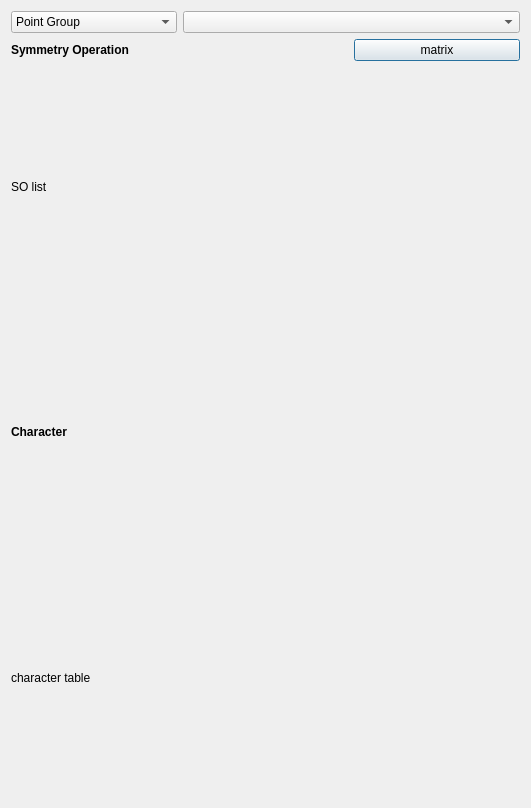
<?xml version="1.0" encoding="UTF-8"?>
<ui version="4.0">
 <class>Dialog</class>
 <widget class="QDialog" name="Dialog">
  <property name="geometry">
   <rect>
    <x>0</x>
    <y>0</y>
    <width>531</width>
    <height>808</height>
   </rect>
  </property>
  <property name="windowTitle">
   <string>Dialog</string>
  </property>
  <layout class="QGridLayout" name="gridLayout">
   <item row="0" column="0">
    <widget class="QComboBox" name="combo_group_type">
     <item>
      <property name="text">
       <string>Point Group</string>
      </property>
     </item>
     <item>
      <property name="text">
       <string>Space Group</string>
      </property>
     </item>
    </widget>
   </item>
   <item row="4" column="1">
    <widget class="QLabel" name="txt_plus_set">
     <property name="text">
      <string/>
     </property>
    </widget>
   </item>
   <item row="4" column="2">
    <widget class="QPushButton" name="button_so">
     <property name="text">
      <string>matrix</string>
     </property>
    </widget>
   </item>
   <item row="4" column="0">
    <widget class="QLabel" name="lbl_so">
     <property name="font">
      <font>
       <weight>75</weight>
       <bold>true</bold>
      </font>
     </property>
     <property name="text">
      <string>Symmetry Operation</string>
     </property>
    </widget>
   </item>
   <item row="0" column="1" colspan="2">
    <widget class="QComboBox" name="combo_group_no"/>
   </item>
   <item row="6" column="0" colspan="3">
    <widget class="QLabel" name="txt_group_list">
     <property name="text">
      <string>SO list</string>
     </property>
    </widget>
   </item>
   <item row="7" column="0" colspan="3">
    <widget class="QLabel" name="lbl_character">
     <property name="font">
      <font>
       <weight>75</weight>
       <bold>true</bold>
      </font>
     </property>
     <property name="text">
      <string>Character</string>
     </property>
    </widget>
   </item>
   <item row="8" column="0" colspan="3">
    <widget class="QLabel" name="txt_character_list">
     <property name="text">
      <string>character table</string>
     </property>
    </widget>
   </item>
  </layout>
 </widget>
 <resources/>
 <connections/>
</ui>
